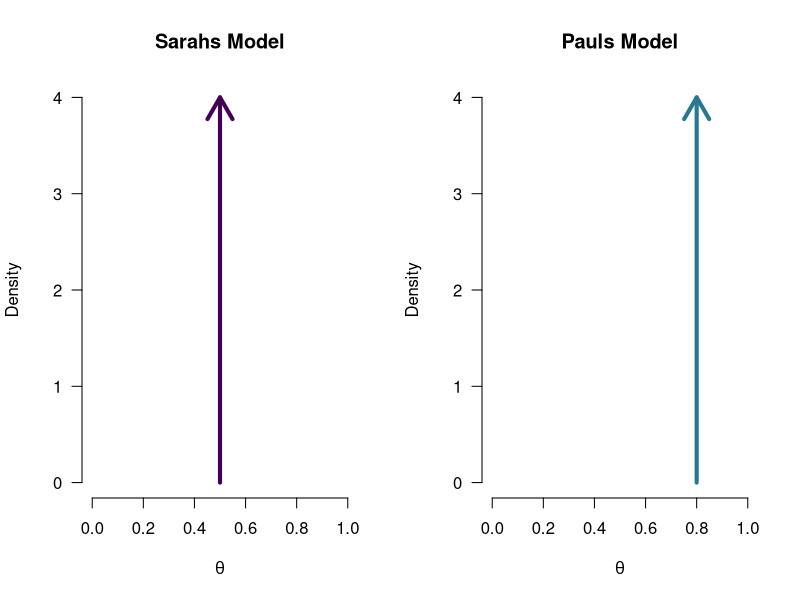
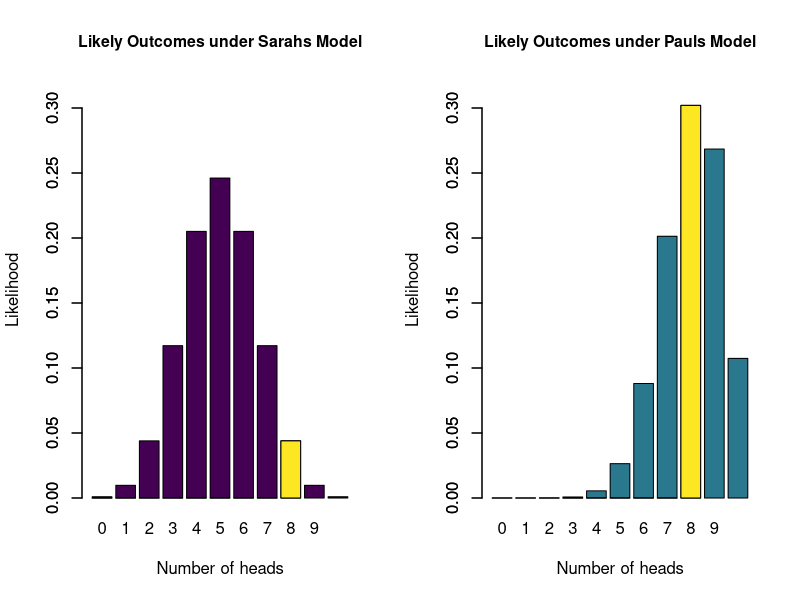
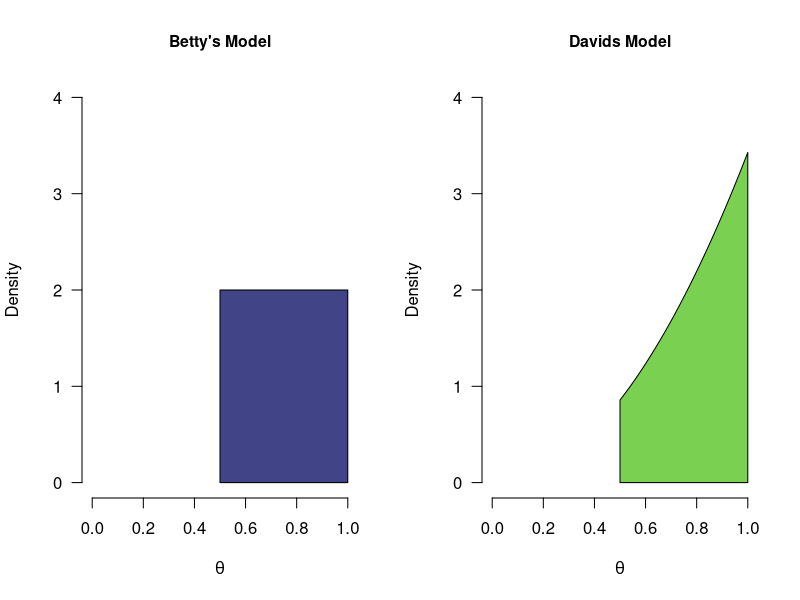
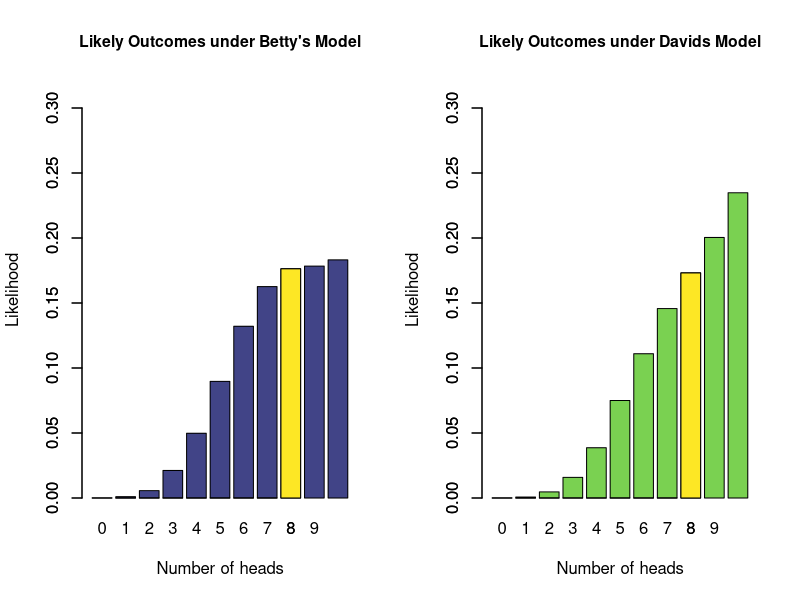

The R source for these figures, in order:
## ---- chunk 1
par(mfrow = c(1, 2))
cols <- viridis::viridis(6)
plot(1, 1, type ="n", xlim = c(0,1), ylim = c(0,4), bty = "n", main = "Sarahs Model",
     las = 1, xlab = expression(theta), ylab = "Density")
arrows(x0 = 0.5, x1 = 0.5, y0 = 0, y1 = 4.0, lwd = 4, col = cols[1])

plot(1, 1, type ="n", xlim = c(0,1), ylim = c(0,4), bty = "n", main = "Pauls Model", 
     las = 1, xlab = expression(theta), ylab = "Density")
arrows(x0 = 0.8, x1 = 0.8, y0 = 0, y1 = 4.0, lwd = 4, col = cols[3])
## ---- chunk 2
par(mfrow = c(1, 2), cex.main = 0.95)
cols <- viridis::viridis(6)
barplot(dbinom(0:10, 10, 0.5), names.arg = 0:10, xlab = "Number of heads", ylab = "Likelihood",
        main = "Likely Outcomes under Sarahs Model", col = cols[1], ylim = c(0,0.32))
barplot(c(rep(0, 8), dbinom(8, 10, 0.5)), add = TRUE, col = cols[6])

barplot(dbinom(0:10, 10, 0.8), names.arg = 0:10, xlab = "Number of heads", ylab = "Likelihood",
        main = "Likely Outcomes under Pauls Model", col = cols[3], ylim = c(0,0.32))
barplot(c(rep(0, 8), dbinom(8, 10, 0.8)), add = TRUE, col = cols[6])

## ---- chunk 3
par(mfrow = c(1, 2))
tBetFun <- function(x, shape1 = 1, shape2 = 1, side = "pos") {
  ds <- dbeta(x, shape1, shape2)
  if (side == "pos") {
    ds[x<0.5] <- 0
    ds <- ds / integrate(function(x) dbeta(x, shape1, shape2), lower = 0.5, upper = 1)[[1]]
  } else if (side == "neg") {
    ds[x>0.5] <- 0
    ds <- ds / integrate(function(x) dbeta(x, shape1, shape2), lower = 0, upper = 0.5)[[1]]
  }
  return(ds)
}
cols <- viridis::viridis(6)
plot(1, 1, type ="n", xlim = c(0,1), ylim = c(0,4), bty = "n", main = "Betty's Model",
     las = 1, xlab = expression(theta), ylab = "Density")
# curve(tBetFun(x, 1, 1), add = TRUE, col = cols[4], lwd = 4)
mySeq <- seq(0.5, 1, length.out = 1e3)
polygon(x =  c(mySeq, rev(mySeq)), y = c(rep(0, 1e3), tBetFun(mySeq, 1, 1)), col = cols[2]) 

plot(1, 1, type ="n", xlim = c(0,1), ylim = c(0,4), bty = "n", main = "Davids Model", 
     las = 1, xlab = expression(theta), ylab = "Density")
# curve(tBetFun(x, 3, 1), add = TRUE, col = cols[5], lwd = 4)
polygon(x =  c(mySeq, rev(mySeq)), y = c(rep(0, 1e3), rev(tBetFun(mySeq, 3, 1))), col = cols[5]) 
# plot(1, 1, type ="n", xlim = c(0,1), ylim = c(0,4), bty = "n", main = "Davids Model", 
#      las = 1, xlab = expression(theta), ylab = "Density")
# # curve(tBetFun(x, 3, 1), add = TRUE, col = cols[5], lwd = 4)
# mySeq <- seq(0, 1, length.out = 1e3)
# polygon(x =  c(mySeq, rev(mySeq)), y = c(rep(0, 1e3), rev(tBetFun(mySeq, 1, 1, "bla"))), col = cols[6])
## ---- chunk 4
par(mfrow = c(1, 2), cex.main = 0.95)
cols <- viridis::viridis(6)

sampsU <- c(0:5, rbinom(1e5, 10, runif(1e5, 0.5, 1)))
barplot(table(sampsU)/1e5, names.arg = 0:10, xlab = "Number of heads", ylab = "Likelihood",
        main = "Likely Outcomes under Betty's Model", col = cols[2], ylim = c(0,0.32))
barplot(c(rep(0, 8), (table(sampsU)/1e5)[9]), add = TRUE, col = cols[6])

samps <- rbeta(1e5, 3, 1)
samps[samps<0.5] <- 1- samps[samps<0.5]
samps <- c(0:5, rbinom(1e5, 10, samps))
barplot(table(samps)/1e5, names.arg = 0:10, xlab = "Number of heads", ylab = "Likelihood",
        main = "Likely Outcomes under Davids Model", col = cols[5], ylim = c(0,0.32))
barplot(c(rep(0, 8), (table(samps)/1e5)[9]), add = TRUE, col = cols[6])
# (table(samps)/1e5)[9] /(table(sampsU)/1e5)[9]

# samps <- rbeta(1e5, 3, 1)
# samps[samps<0.5] <- 1- samps[samps<0.5]
# samps <- c(0:5, rbinom(1e5, 10, samps))
# barplot(table(samps)/1e5, names.arg = 0:10, xlab = "Number of heads", ylab = "Likelihood",
#         main = "Likely Outcomes under Davids Model", col = cols[5], ylim = c(0,0.32))
# barplot(c(rep(0, 4), (table(samps)/1e5)[5]), add = TRUE, col = cols[6])

